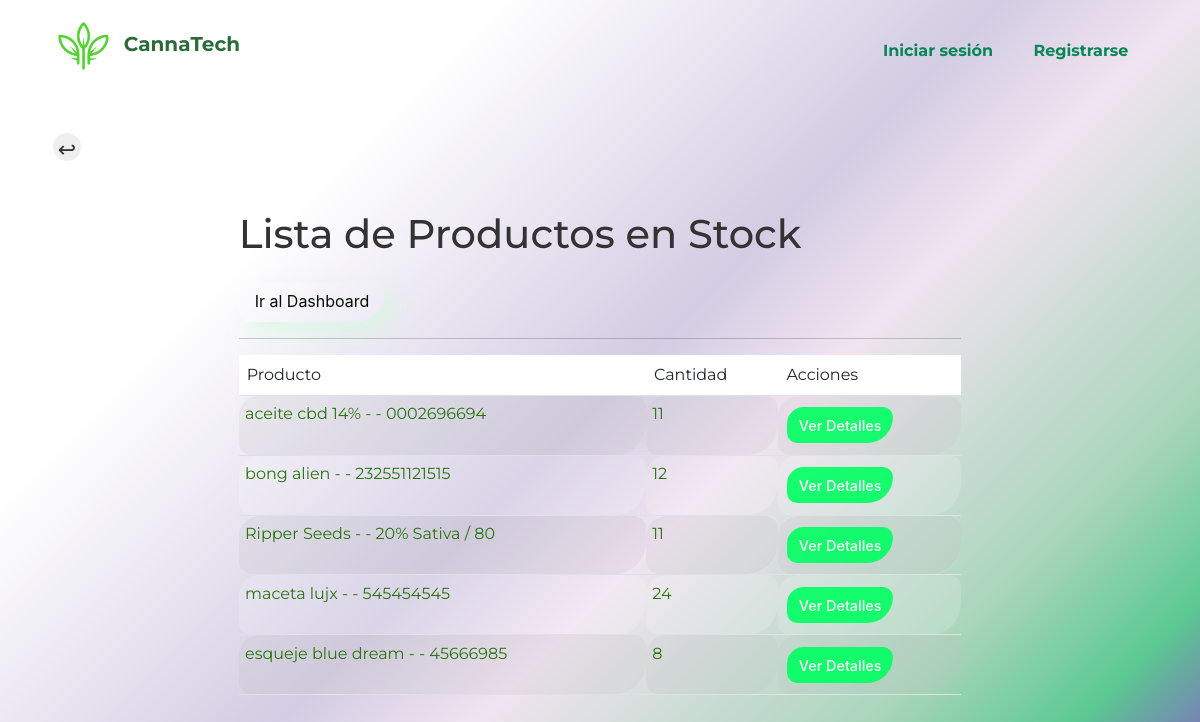
Page /stock/ on the earlier database version.
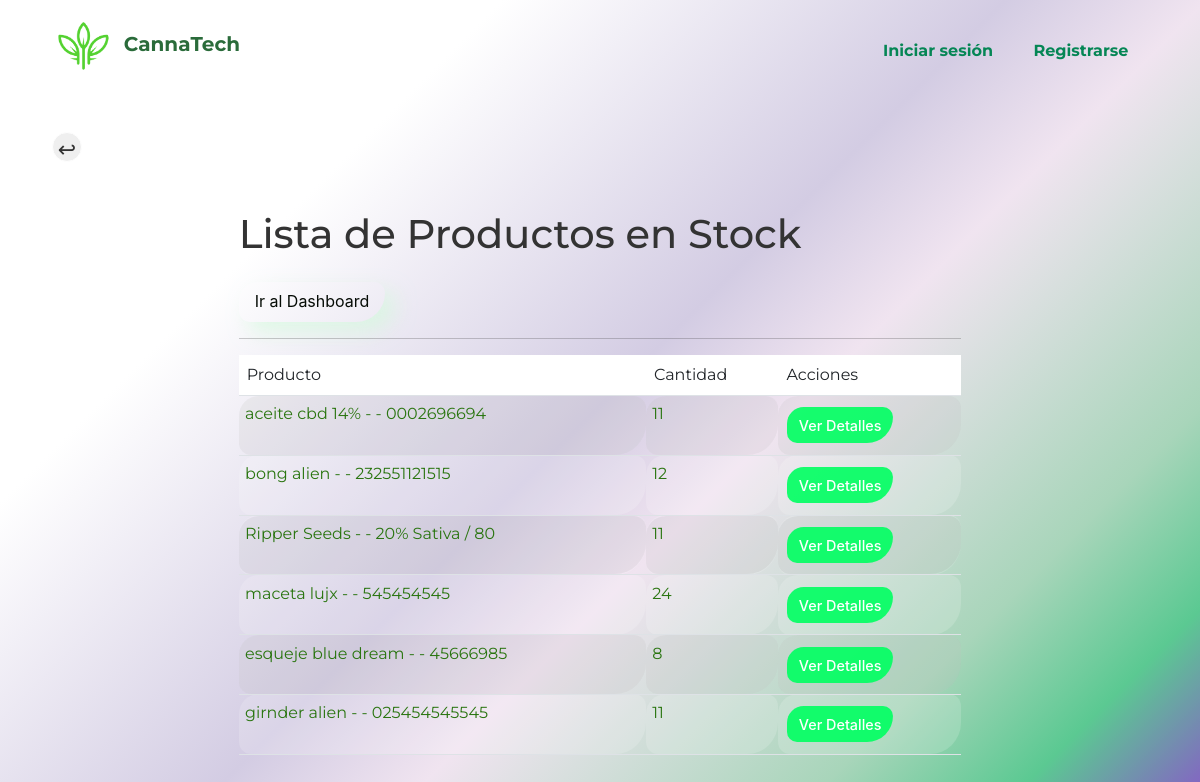
Same page on the later database version.
### core/models.py (models this page shows, shortened)
class Stock(models.Model):
    product = models.OneToOneField(Product, on_delete=models.CASCADE, related_name='stock')
    quantity = models.PositiveIntegerField(default=0)
    low_stock_threshold = models.PositiveIntegerField(default=10)

class Product(models.Model):
    variedad = models.ForeignKey(Variedad, on_delete=models.CASCADE, null=True, blank=True)
    name = models.CharField(max_length=100)
    code = models.CharField(max_length=15, unique=True)
    is_favorite = models.BooleanField(default=False)
    user = models.ForeignKey(User, on_delete=models.CASCADE, null=True, blank=True)
    def __str__(self):
        variedad_nombre = self.variedad.nombre if self.variedad else ""
        return f"{self.name} - {variedad_nombre} - {self.code}"

### core/views.py (the view)
# urls.py: path('stock/', views.lista_stock, name='lista_stock'),
def lista_stock(request):
    stocks = Stock.objects.all()  # Consulta todos los productos en stock
    return render(request, 'core/lista_stock.html', {'stocks': stocks})

### core/templates/core/lista_stock.html (shortened to what this page needs)
{% extends 'core/base.html' %}
{% block content %}
<div class="container">
    <input type="button" class="btn-prev" value="↩" onClick="javascript:history.go(-1);">
    <div class="row mt-5">
        <div class="col-md-8 offset-md-2">
            <h1 class="mb-4">Lista de Productos en Stock</h1>
            <a href="/dashboard" class="btncode">Ir al Dashboard</a>
            <hr>
            <div class="table-responsive">
                <table class="table table-striped">
                    <thead>
                        <tr>
                            <th scope="col">Producto</th>
                            <th scope="col">Cantidad</th>
                            <th scope="col">Acciones</th>
                        </tr>
                    </thead>
                    <tbody>
                        {% for stock in stocks %}
                        <tr>
                            <td data-label="Producto">{{ stock.product }}</td>
                            <td data-label="Cantidad">{{ stock.quantity }}</td>
                            <td data-label="Acciones">
                                <a href="{% url 'stock_detail' product_id=stock.product.id %}" class="btn8 btn-sm">Ver Detalles</a>
                            </td>
                        </tr>
                        {% empty %}
                        <tr>
                            <td colspan="3" class="text-center">No hay productos en stock actualmente.</td>
                        </tr>
                        {% endfor %}
                    </tbody>
                </table>
            </div>
        </div>
    </div>
</div>
{% endblock %}

### core/templates/core/base.html (shortened to what this page needs)
{% load static %}
<!DOCTYPE html>
<html lang="en">
<head>
    <link rel="stylesheet" href="https://cdn.jsdelivr.net/npm/bootstrap@5.3.0/dist/css/bootstrap.min.css">
    <link rel="stylesheet" href="https://code.ionicframework.com/ionicons/2.0.1/css/ionicons.min.css">
    <link href="{% static 'core/css/main.css' %}" rel="stylesheet">
    <link href="{% static 'core/css/styles.css' %}" rel="stylesheet">
    <link rel="stylesheet" href="https://cdnjs.cloudflare.com/ajax/libs/font-awesome/6.5.2/css/all.min.css" />
</head>
<body data-bs-theme="light">
    <div class="container-fluid">
        <div class="row">
            <div class="col">
                {% if not user.is_authenticated %}
                <header class="header">
                    <nav class="navbar navbar-expand-lg bg-transparent ">
                        <div class="container-fluid">
                            <a class="navbar-brand" href="{% url 'home' %}">
                                <img src="{% static 'core/images/logo.png' %}" alt="CannaTech Logo">
                                <span class="ms-2">CannaTech</span>
                            </a>
                            <div class="collapse navbar-collapse" id="navbarNav">
                                <ul class="navbar-nav ms-auto">
                                    <li><a class="nav-link fw-bold" href="{% url 'login' %}">Iniciar sesión</a></li>
                                    <li><a class="nav-link fw-bold" href="{% url 'signup' %}">Registrarse</a></li>
                                </ul>
                            </div>
                        </div>
                    </nav>
                </header>
                {% endif %}
                <main class="{% if user.is_authenticated %}authenticated-main{% else %}unauthenticated-main{% endif %}">
                    {% block content %}
                    {% endblock %}
                </main>
</body>
</html>

### core/templates/core/lista_stock.html (style rules this page uses)
.container { padding: 20px; }
.table-responsive { overflow-x: auto; }
.btn8 { padding: 8px 12px; border: none; border-radius: 20px 12px 31px; cursor: pointer; text-decoration: none; display: inline-block; margin: 5px 2px; font-size: 0.9rem; white-space: nowrap; background-color: #00ff62e7; color: #fff; }

Differences in the rows shown:
added Stock: product "girnder alien - - 025454545545", quantity "11"
